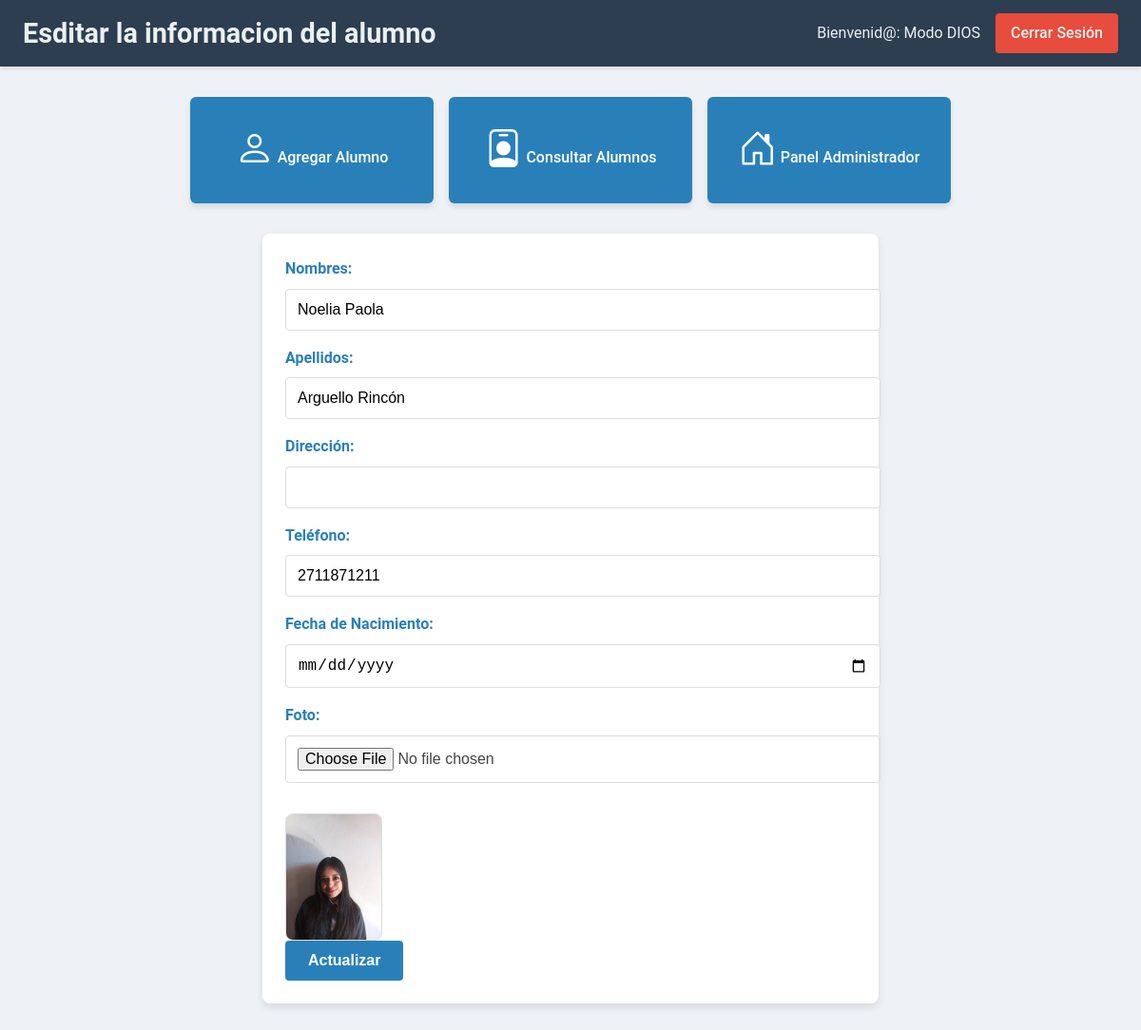
Screenshot of /administrador/editar_alumno.php?id=2 (signed in) with the database file from the repository.
### tables this page shows
CREATE TABLE `alumnos` (
  `alumno_id` int(11) NOT NULL,
  `matricula` varchar(20) NOT NULL,
  `nombres` varchar(100) NOT NULL,
  `apellidos` varchar(100) NOT NULL,
  `direccion` varchar(255) DEFAULT NULL,
  `telefono` varchar(15) DEFAULT NULL,
  `grupo_id` int(11) NOT NULL,
  `nivel_id` int(11) NOT NULL,
  `fecha_nacimiento` date DEFAULT NULL,
  `foto` varchar(255) DEFAULT NULL,
  `fecha_registro` timestamp NOT NULL DEFAULT current_timestamp()
);

### administrador/editar_alumno.php (the view, shortened to what this page needs)
<?php
require_once '../db.php';
$alumno_id = $_GET['id'] ?? null;
try {
    $query = "SELECT * FROM alumnos WHERE alumno_id = :alumno_id";
    $stmt = $pdo->prepare($query);
    $stmt->execute(['alumno_id' => $alumno_id]);
    $alumno = $stmt->fetch(PDO::FETCH_ASSOC);
} catch (PDOException $e) {
    die("Error al obtener los datos del alumno: " . $e->getMessage());
}
?>
<!DOCTYPE html>
<html lang="es">
<head>
    <link rel="stylesheet" href="CSS/editar_alumno2.css">
    <link href="https://cdn.jsdelivr.net/npm/bootstrap-icons/font/bootstrap-icons.css" rel="stylesheet">
</head>
<body>
<header class="navbar">
    <div class="navbar-container">
        <h1>Esditar la informacion del alumno</h1>
        <div class="navbar-right">
            <span>Bienvenid@: <?php echo htmlspecialchars($_SESSION['nombre']); ?></span>
            <a href="../logout.php" class="logout-button">Cerrar Sesión</a>
        </div>
    </div>
</header>
     <div class="button-container">
        <a href="agregar_alumno.php" class="control-button">
            <i class="bi bi-person"></i>
            <span>Agregar Alumno</span>
        </a>
        <a href="consultar_alumnos.php" class="control-button">
            <i class="bi bi-person-badge"></i>
            <span>Consultar Alumnos</span>
        </a>
        <a href="administrador_dashboard.php" class="control-button">
            <i class="bi bi-house-door"></i>
            <span>Panel Administrador</span>
        </a>
    </div>
    <form method="POST" enctype="multipart/form-data">
        <label for="nombres">Nombres:</label>
        <input type="text" id="nombres" name="nombres" value="<?php echo htmlspecialchars($alumno['nombres']); ?>" required>
        <label for="apellidos">Apellidos:</label>
        <input type="text" id="apellidos" name="apellidos" value="<?php echo htmlspecialchars($alumno['apellidos']); ?>" required>
        <label for="direccion">Dirección:</label>
        <input type="text" id="direccion" name="direccion" value="<?php echo htmlspecialchars($alumno['direccion'] ?? ''); ?>">
        <label for="telefono">Teléfono:</label>
        <input type="text" id="telefono" name="telefono" value="<?php echo htmlspecialchars($alumno['telefono'] ?? ''); ?>">
        <label for="fecha_nacimiento">Fecha de Nacimiento:</label>
        <input type="date" id="fecha_nacimiento" name="fecha_nacimiento" value="<?php echo htmlspecialchars($alumno['fecha_nacimiento'] ?? ''); ?>">
        <label for="foto">Foto:</label>
        <input type="file" id="foto" name="foto" accept="image/*">
        <?php if (!empty($alumno['foto'])): ?>
            <img src="../uploads/<?php echo htmlspecialchars($alumno['foto']); ?>" alt="Foto del alumno" width="100">
        <?php endif; ?>
        <button type="submit">Actualizar</button>
    </form>
</body>
</html>

### administrador/CSS/editar_alumno2.css (style rules this page uses)
body { margin: 0; padding: 0; font-family: 'Roboto', sans-serif; background-color: #eef2f6; color: #444; line-height: 1.6; }
.navbar { background-color: #2c3e50; color: #ecf0f1; padding: 0.75rem 1.5rem; box-shadow: 0 2px 4px rgba(0, 0, 0, 0.1); position: sticky; top: 0; z-index: 1000; }
.navbar-container { display: flex; justify-content: space-between; align-items: center; max-width: 1200px; margin: 0 auto; }
.navbar h1 { margin: 0; font-size: 1.8rem; font-weight: bold; color: #ecf0f1; }
.navbar-right { display: flex; align-items: center; }
.navbar-right span { margin-right: 1rem; font-size: 1rem; }
.logout-button { text-decoration: none; color: #ecf0f1; background-color: #e74c3c; padding: 0.5rem 1rem; border-radius: 4px; font-weight: 500; border: none; transition: background-color 0.3s ease; cursor: pointer; }
.button-container { display: grid; grid-template-columns: repeat(auto-fit, minmax(180px, 1fr)); gap: 1rem; margin: 2rem auto; max-width: 800px; }
.control-button { text-decoration: none; background-color: #2980b9; color: #ffffff; padding: 1.5rem; text-align: center; border-radius: 6px; box-shadow: 0 4px 6px rgba(0, 0, 0, 0.1); font-size: 1rem; font-weight: 500; transition: transform 0.3s ease, background-color 0.3s ease; }
.control-button i { font-size: 2.5rem; margin-bottom: 0.5rem; }
form { max-width: 600px; margin: 2rem auto; padding: 1.5rem; background-color: #ffffff; border-radius: 8px; box-shadow: 0 4px 8px rgba(0, 0, 0, 0.1); }
form label { display: block; margin-bottom: 0.5rem; font-weight: bold; color: #2980b9; }
form input[type="text"], form input[type="date"], form select, form input[type="file"] { width: 100%; padding: 0.75rem; margin-bottom: 1rem; border: 1px solid #ddd; border-radius: 4px; font-size: 1rem; transition: border-color 0.3s ease; }
form button[type="submit"] { background-color: #2980b9; color: #ffffff; padding: 0.75rem 1.5rem; border: none; border-radius: 4px; font-size: 1rem; font-weight: bold; cursor: pointer; transition: background-color 0.3s ease; }
form img { display: block; margin-top: 1rem; max-width: 100px; border-radius: 8px; border: 1px solid #ddd; }

### rows the page displays
alumnos: nombres "Noelia Paola", apellidos "Arguello Rincón", telefono "2711871211", foto (placeholder picture)

### other values shown
$_SESSION['nombre'] "Modo DIOS"
